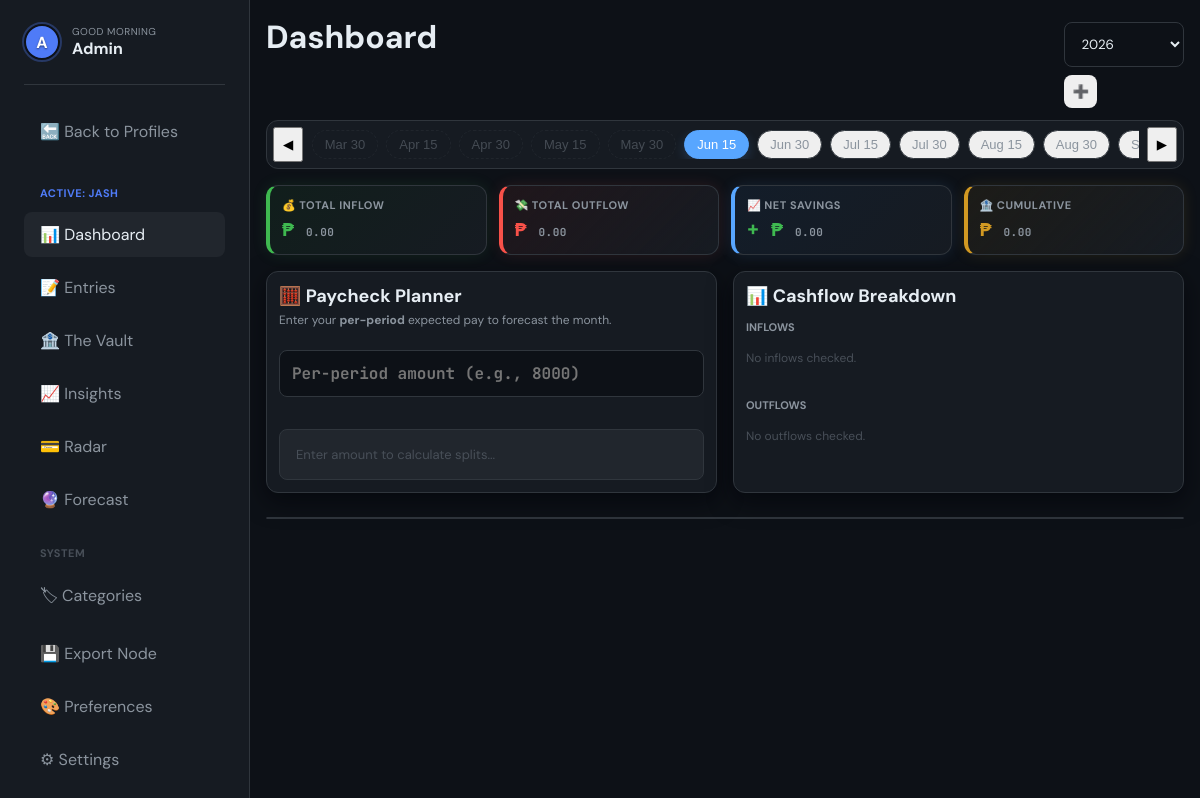
The page /dashboard/1 (signed in) on the database its author committed.
### tables this page shows
CREATE TABLE profiles (
    id INT UNSIGNED AUTO_INCREMENT PRIMARY KEY,
    name VARCHAR(100) NOT NULL,
    currency VARCHAR(10) DEFAULT '₱',
    color VARCHAR(7) DEFAULT '#4F7BF7',
    pay_schedule ENUM('semi_monthly','weekly','bi_weekly','monthly','quarterly','semi_annual','annual') DEFAULT 'semi_monthly',
    pay_day_1 TINYINT UNSIGNED DEFAULT 15,
    pay_day_2 TINYINT UNSIGNED DEFAULT 30,
    weekly_day TINYINT UNSIGNED DEFAULT 5,
    base_income DECIMAL(12,2) DEFAULT 0.00,
    notes TEXT,
    created_at TIMESTAMP DEFAULT CURRENT_TIMESTAMP,
    updated_at TIMESTAMP DEFAULT CURRENT_TIMESTAMP ON UPDATE CURRENT_TIMESTAMP
);

### views/dashboard/index.php (the view, shortened to what the rows shown need)
<header class="top-bar">
    <div class="top-bar-left">
        <h1>Dashboard</h1>
    </div>
    <div class="top-bar-right">
        <select id="year-selector" data-pid="<?= $profile['id'] ?>">
            <?php for($y = date('Y')-1; $y <= date('Y')+2; $y++): ?>
                <option value="<?= $y ?>" <?= $year == $y ? 'selected' : '' ?>><?= $y ?></option>
            <?php endfor; ?>
        </select>
        <button class="btn icon-btn" onclick="document.getElementById('quick-add-modal').classList.add('active')">➕</button>
    </div>
</header>
<div class="period-nav-strip">
    <button class="icon-btn ghost" id="prev-period">◀</button>
   <div class="period-tabs" id="period-tabs">
        <?php
        $currentMonth = date('Y-m');
        foreach ($periods as $p):
            $isPast = substr($p, 0, 7) < $currentMonth;
            $tabClass = $p === $selectedPeriod ? 'active' : '';
            if ($isPast) $tabClass .= ' past-month';
        ?>
            <button class="period-tab <?= $tabClass ?>"
                    data-date="<?= $p ?>"
                    data-pid="<?= $profile['id'] ?>">
                <?= date('M j', strtotime($p)) ?>
            </button>
        <?php endforeach; ?>
    </div>
    <button class="icon-btn ghost" id="next-period">▶</button>
</div>
<div class="summary-grid" id="summary-cards">
    <div class="card summary-card inflow-card">
        <span>💰 Total Inflow</span>
        <h3 class="amount inflow">
            <?= $profile['currency'] ?>
            <span id="summary-inflow"><?= number_format((float)$summary['total_inflow'], 2) ?></span>
        </h3>
    </div>
    <div class="card summary-card outflow-card">
        <span>💸 Total Outflow</span>
        <h3 class="amount outflow">
            <?= $profile['currency'] ?>
            <span id="summary-outflow"><?= number_format((float)$summary['total_outflow'], 2) ?></span>
        </h3>
    </div>
    <div class="card summary-card <?= $summary['net'] >= 0 ? 'positive' : 'negative' ?>">
        <span>📈 Net Savings</span>
        <h3 class="amount">
            <?= $summary['net'] >= 0 ? '+' : '' ?>
            <?= $profile['currency'] ?>
            <span id="summary-net"><?= number_format((float)$summary['net'], 2) ?></span>
        </h3>
    </div>
    <div class="card summary-card cumulative-card">
        <span>🏦 Cumulative</span>
        <h3 class="amount">
            <?= $profile['currency'] ?>
            <span id="summary-cum"><?= number_format((float)$summary['cumulative'], 2) ?></span>
        </h3>
    </div>
</div>
<div class="dashboard-widgets">
    <div class="card widget-card">
        <h3>🧮 Paycheck Planner</h3>
        <p>Enter your <b>per-period</b> expected pay to forecast the month.</p>
        <div class="form-group">
            <input type="text" id="quick-salary-input" inputmode="decimal" placeholder="Per-period amount (e.g., 8000)" style="font-size: 16px; font-weight: bold;">
        </div>
        <div class="planner-results" id="planner-breakdown">
            <span style="color: var(--text-muted); font-size: 13px;">Enter amount to calculate splits...</span>
        </div>
    </div>
    <div class="card widget-card">
        <h3>📊 Cashflow Breakdown</h3>
        <div class="breakdown-bars">
            <h4 style="font-size: 11px; color: var(--text-secondary); margin-top: 8px;">INFLOWS</h4>
            <?php
            $has_inflow = false;
            ?>
            <?php if (!$has_inflow): ?><span style="color:var(--text-muted);font-size:12px;">No inflows checked.</span><?php endif; ?>
            <h4 style="font-size: 11px; color: var(--text-secondary); margin-top: 16px;">OUTFLOWS</h4>
            <?php
            $has_outflow = false;
            ?>
            <?php if (!$has_outflow): ?><span style="color:var(--text-muted);font-size:12px;">No outflows checked.</span><?php endif; ?>
        </div>
    </div>
</div>
<div class="budget-table-wrapper">
<div class="budget-table-container" id="budget-table">
</div> </div>

### core/Router.php (shortened to what the rows shown need)
<?php
class Router {
    private array $routes = [];
    public function get(string $path, string $handler): void {
        $this->routes['GET'][$path] = $handler;
    }
    public function post(string $path, string $handler): void {
        $this->routes['POST'][$path] = $handler;
    }
    public function dispatch(string $uri, string $method): void {
        $uri = parse_url($uri, PHP_URL_PATH);
        $uri = rtrim($uri, '/') ?: '/';
        foreach ($this->routes[$method] as $route => $handler) {
            $pattern = preg_replace('/\{([a-zA-Z0-9_]+)\}/', '(?P<$1>[a-zA-Z0-9_-]+)', $route);
            $pattern = "#^" . $pattern . "$#";
            if (preg_match($pattern, $uri, $matches)) {
                $params = array_filter($matches, 'is_string', ARRAY_FILTER_USE_KEY);
                [$controllerName, $action] = explode('@', $handler);
                $controllerClass = "controllers\\" . $controllerName;
                if (class_exists($controllerClass)) {
                    $controller = new $controllerClass();
                    if (method_exists($controller, $action)) {
                        call_user_func_array([$controller, $action], $params);
                        return;
                    }
                }
            }
        }
    }
}

### views/layout/nav.php (shortened to what the rows shown need)
<?php
$basePath = rtrim(dirname($_SERVER['SCRIPT_NAME']), '/\\');
$pid = $profile['id'] ?? ($profile_id ?? 0);
$isLoggedIn = isset($_SESSION['user_id']);
?>
<?php if ($isLoggedIn): ?>
<nav class="sidebar">
    <div class="sidebar-header" style="flex-direction: column; align-items: flex-start; gap: 16px; padding-bottom: 24px; border-bottom: 1px solid var(--border); width: 100%;">
        <?php $userName = $_SESSION['user_name'] ?? 'User'; ?>
        <div style="display: flex; align-items: center; justify-content: space-between; width: 100%;">
            <div style="display: flex; align-items: center; gap: 12px;">
                <div class="profile-badge" style="background: <?= htmlspecialchars($profile['color'] ?? '#4F7BF7') ?>; width: 36px; height: 36px; border: 2px solid var(--bg-primary); outline: 2px solid <?= htmlspecialchars($profile['color'] ?? '#4F7BF7') ?>50; display: flex; align-items: center; justify-content: center; font-weight: bold; font-size: 16px; color: #fff; text-shadow: 0 1px 2px rgba(0,0,0,0.5);">
                    <?= strtoupper(substr($userName, 0, 1)) ?>
                </div>
                <div>
                    <?php
                    $hour = date('H');
                    $greeting = 'Good Evening';
                    if ($hour < 12) $greeting = 'Good Morning';
                    elseif ($hour < 18) $greeting = 'Good Afternoon';
                    ?>
                    <span style="display: block; font-size: 10px; color: var(--text-secondary); text-transform: uppercase; letter-spacing: 0.5px;"><?= $greeting ?></span>
                    <h2 style="font-size: 16px; margin: 0; white-space: nowrap; overflow: hidden; text-overflow: ellipsis; max-width: 120px;"><?= htmlspecialchars($userName) ?></h2>
                </div>
            </div>
        </div>
    </div>
    <ul class="nav-links">
        <?php if (!$pid): ?>
            <li style="margin-top: 4px; margin-bottom: 4px; font-size: 11px; text-transform: uppercase; color: var(--text-muted); padding-left: 16px; font-weight: bold; letter-spacing: 0.5px;">Global Portfolio</li>
            <li><a href="<?= $basePath ?>/" class="nav-item <?= $_SERVER['REQUEST_URI'] === $basePath . '/' ? 'active' : '' ?>">🌍 All Profiles</a></li>
            <li style="margin-top: 16px; margin-bottom: 4px; font-size: 11px; text-transform: uppercase; color: var(--text-muted); padding-left: 16px; font-weight: bold; letter-spacing: 0.5px;">Financial Toolbox</li>
            <li><a href="<?= $basePath ?>/tools/compound" class="nav-item <?= strpos($_SERVER['REQUEST_URI'], '/tools/compound') !== false ? 'active' : '' ?>">📈 Compound Forecaster</a></li>
            <li><a href="<?= $basePath ?>/tools/loan" class="nav-item <?= strpos($_SERVER['REQUEST_URI'], '/tools/loan') !== false ? 'active' : '' ?>">🚗 Loan Sandbox</a></li>
            <li style="margin-top: 16px; margin-bottom: 4px; font-size: 11px; text-transform: uppercase; color: var(--text-muted); padding-left: 16px; font-weight: bold; letter-spacing: 0.5px;">System Security</li>
            <li><a href="<?= $basePath ?>/system/security" class="nav-item <?= strpos($_SERVER['REQUEST_URI'], '/system/security') !== false ? 'active' : '' ?>">🛡️ System Security</a></li>
            <li><a href="<?= $basePath ?>/account" class="nav-item <?= strpos($_SERVER['REQUEST_URI'], '/account') !== false ? 'active' : '' ?>">👤 Account Management</a></li>
        <?php else: ?>
            <li><a href="<?= $basePath ?>/" class="nav-item" style="color: var(--text-secondary);">🔙 Back to Profiles</a></li>
            <li style="margin-top: 24px; margin-bottom: 4px; font-size: 11px; text-transform: uppercase; color: <?= htmlspecialchars($profile['color'] ?? 'var(--accent-blue)') ?>; padding-left: 16px; font-weight: bold; letter-spacing: 0.5px;">Active: <?= htmlspecialchars($profile['name']) ?></li>
            <li><a href="<?= $basePath ?>/dashboard/<?= $pid ?>" class="nav-item <?= strpos($_SERVER['REQUEST_URI'], '/dashboard') !== false ? 'active' : '' ?>">📊 Dashboard</a></li>
            <li><a href="<?= $basePath ?>/entries/<?= $pid ?>" class="nav-item <?= strpos($_SERVER['REQUEST_URI'], '/entries') !== false ? 'active' : '' ?>">📝 Entries</a></li>
            <li><a href="<?= $basePath ?>/vault/<?= $pid ?>" class="nav-item <?= strpos($_SERVER['REQUEST_URI'], '/vault') !== false ? 'active' : '' ?>">🏦 The Vault</a></li>
            <li><a href="<?= $basePath ?>/insights/<?= $pid ?>" class="nav-item <?= strpos($_SERVER['REQUEST_URI'], '/insights') !== false ? 'active' : '' ?>">📈 Insights</a></li>
            <li><a href="<?= $basePath ?>/radar/<?= $pid ?>" class="nav-item <?= strpos($_SERVER['REQUEST_URI'], '/radar') !== false ? 'active' : '' ?>">💳 Radar</a></li>
            <li><a href="<?= $basePath ?>/forecast/<?= $pid ?>" class="nav-item <?= strpos($_SERVER['REQUEST_URI'], '/forecast') !== false ? 'active' : '' ?>">🔮 Forecast</a></li>
            <li style="margin-top: 16px; margin-bottom: 4px; font-size: 11px; text-transform: uppercase; color: var(--text-muted); padding-left: 16px; font-weight: bold; letter-spacing: 0.5px;">System</li>
            <li><a href="<?= $basePath ?>/categories/<?= $pid ?>" class="nav-item <?= strpos($_SERVER['REQUEST_URI'], '/categories') !== false ? 'active' : '' ?>">🏷 Categories</a></li>
            <li><a href="<?= $basePath ?>/backups/<?= $pid ?>" class="nav-item <?= strpos($_SERVER['REQUEST_URI'], '/backups') !== false ? 'active' : '' ?>">💾 Export Node</a></li>
            <li><a href="<?= $basePath ?>/preferences/<?= $pid ?>" class="nav-item <?= strpos($_SERVER['REQUEST_URI'], '/preferences') !== false ? 'active' : '' ?>">🎨 Preferences</a></li>
            <li><a href="<?= $basePath ?>/profile/<?= $pid ?>/edit" class="nav-item <?= strpos($_SERVER['REQUEST_URI'], '/edit') !== false ? 'active' : '' ?>">⚙ Settings</a></li>
        <?php endif; ?>
    </ul>
</nav>
<?php endif; ?>
<main class="main-content" style="<?= !$isLoggedIn ? 'margin-left: 0; display: flex; flex-direction: column; align-items: center; justify-content: center; min-height: 100vh;' : '' ?>">

### rows shown on the page
profiles: name "JASH", id "2026", currency "₱"

### other values the page prints
date('M j', strtotime($p)) "Mar 30"
date('M j', strtotime($p)) "Apr 15"
date('M j', strtotime($p)) "Apr 30"
date('M j', strtotime($p)) "May 15"
date('M j', strtotime($p)) "May 30"
date('M j', strtotime($p)) "Jun 15"
date('M j', strtotime($p)) "Jun 30"
date('M j', strtotime($p)) "Jul 15"
date('M j', strtotime($p)) "Jul 30"
date('M j', strtotime($p)) "Aug 15"
date('M j', strtotime($p)) "Aug 30"
$summary['total_inflow'] "0.00"
$summary['total_outflow'] "0.00"
$summary['net'] "0.00"
$summary['cumulative'] "0.00"
